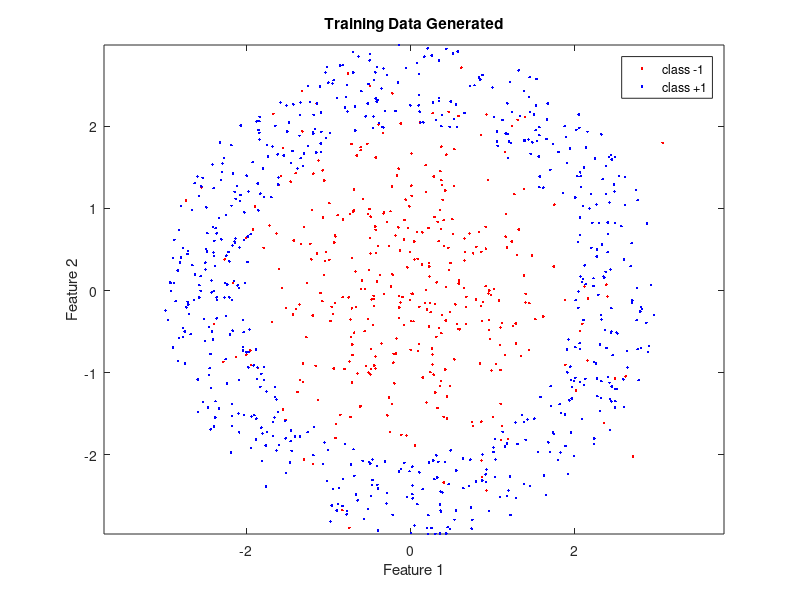

This figure's MATLAB source:
close all; clear all; clc;

N = 1000;
n = 2;
K = 10;
p = [0.35, 0.65]; % Class priors [q-, q+]
x = zeros(n, N);

% (1) Generate Training Data

% Class -1 is labelled with 0
% Class +1 is labelled with 1
label = rand(1,N) >= p(1);  % Generate class samples randomly
n_samples = [length(find(label==0)), length(find(label==1))];  % Number of samples in each class
 
% Generate data for class -1
mu = [0;0];
sigma = [1 0;
         0 1];
temp = mvnrnd(mu, sigma, n_samples(1));
x(:, label==0) = transpose(temp);

% Generate data for class +1 
% Multiply the angle random number by 2pi and shift left by pi since its interval is [-pi, +pi]
% Shift the radius random number by 2 since its interval is [2, 3]
angle = (2*pi) * rand(1, n_samples(2)) - pi;
radius = rand(1, n_samples(2)) + 2;
data(1,:) = radius .* sin(angle);
data(2,:) = radius .* cos(angle);
x(:, label==1) = data;

% Plot the generated data
class_one = x(:,label==0);
class_two = x(:,label==1);
figure();
plot(class_one(1,:), class_one(2,:), '.r')
hold on;
plot(class_two(1,:), class_two(2,:), '.b')
axis equal
title('Training Data Generated')
xlabel('Feature 1')
ylabel('Feature 2')
legend('class -1', 'class +1')
hold off;


